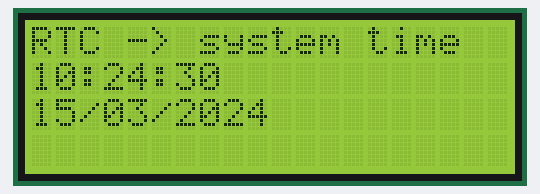
The sketch below on a simulated Arduino Leonardo, built with avr-gcc and run on an emulated ATmega32U4. Shown: 20×4 character LCD. The local clock reads 2024-03-15 10:24:30 at power-on unless the sketch sets it; what the sketch prints to the serial monitor is not drawn.

Above: at 0.2 s.
At 4.3 s:
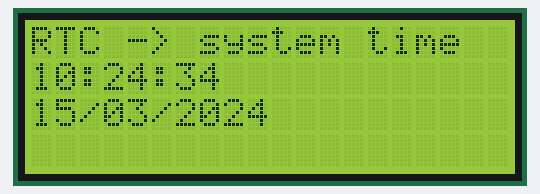
At 11.5 s:
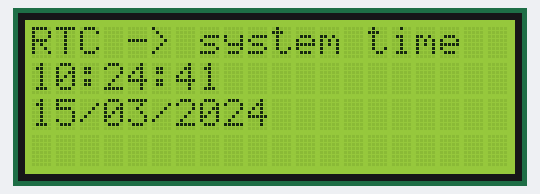
At 18.7 s:
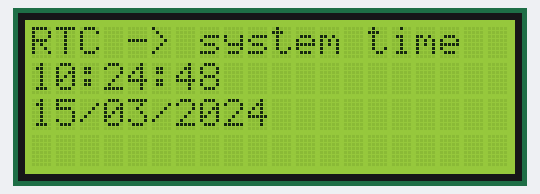
At 28.0 s:
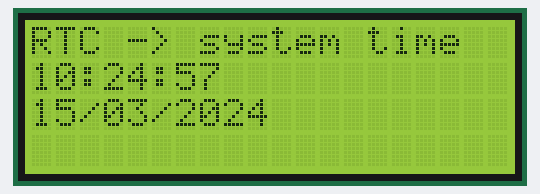
At 38.2 s:
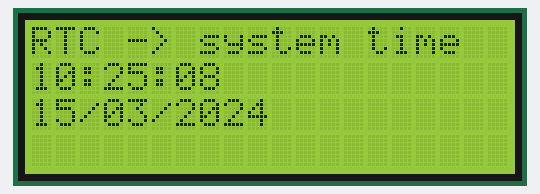

The sketch:

TimeRTCSet-LCD.ino
```cpp
/*
 * TimeRTCSet.pde
 * example code illustrating Time library with Real Time Clock.
 *
 * RTC clock is set in response to serial port time message
 * A Processing example sketch to set the time is included in the download
 * On Linux, you can use "date +T%s > /dev/ttyACM0" (UTC time zone)
 */

#include <TimeLib.h>
#include <Wire.h>
#include <DS1307RTC.h>  // a basic DS1307 library that returns time as a time_t

// Include NewLiquidCrystal Library for I2C
#include <LiquidCrystal_I2C.h>
// LCD variables
const int  en = 2, rw = 1, rs = 0, d4 = 4, d5 = 5, d6 = 6, d7 = 7, bl = 3;
const int i2c_addr = 0x27;  //LCD address 16x02 : 0x27; LCD 20x4 Blue : 0x3F  Green : 0x27
LiquidCrystal_I2C lcd(i2c_addr, en, rw, rs, d4, d5, d6, d7, bl, POSITIVE);

void setup()  {
  Serial.begin(9600);
  lcd.begin(20,4);
  //lcd.begin(16,2);
  while (!Serial) ; // Needed for Leonardo only
  setSyncProvider(RTC.get);   // the function to get the time from the RTC
  if (timeStatus() != timeSet) {
     Serial.println("Unable to sync with the RTC");
     lcd.clear();
     lcd.setCursor(0,0);
     lcd.print("Please set time");
     lcd.setCursor(0,1);
     lcd.print("in serial monitor");
     }
  else {
     Serial.println("RTC has set the system time");
     lcd.clear();
     lcd.setCursor(0,0);
     lcd.print("RTC -> system time");
     }
}

void loop()
{
  if (Serial.available()) {
    time_t t = processSyncMessage();
    if (t != 0) {
      RTC.set(t);   // set the RTC and the system time to the received value
      setTime(t);
    }
  }
  digitalClockDisplay();
  delay(1000);
}

void digitalClockDisplay(){
  // digital clock display of the time
  Serial.print(hour());
  Serial.print(":");
  printDigits(minute());
  Serial.print(":");
  printDigits(second());
  Serial.print(" ");
  printDigits(day());
  Serial.print("/");
  printDigits(month());
  Serial.print("/");
  Serial.print(year());
  Serial.println();
  lcd.setCursor(0,1);
  lcd.print(hour());
  lcd.print(":");
  LCDprintDigits(minute());
  lcd.print(":");
  LCDprintDigits(second());
  lcd.setCursor(0,2);
  LCDprintDigits(day());
  lcd.print("/");
  LCDprintDigits(month());
  lcd.print("/");
  lcd.print(year());
}

void printDigits(int digits){
  // utility function for digital clock display: prints preceding colon and leading 0

  if(digits < 10)
    Serial.print('0');
  Serial.print(digits);
}

void LCDprintDigits(int digits){
  // utility function for digital clock display: prints preceding colon and leading 0

  if(digits < 10)
    lcd.print('0');
  lcd.print(digits);
}
/*  code to process time sync messages from the serial port   */
#define TIME_HEADER  "T"   // Header tag for serial time sync message

unsigned long processSyncMessage() {
  unsigned long pctime = 0L;
  const unsigned long DEFAULT_TIME = 1357041600; // Jan 1 2013

  if(Serial.find(TIME_HEADER)) {
     pctime = Serial.parseInt();
     return pctime;
     if( pctime < DEFAULT_TIME) { // check the value is a valid time (greater than Jan 1 2013)
       pctime = 0L; // return 0 to indicate that the time is not valid
     }
  }
  return pctime;
}
```

Measured:
- what the display in image 0 shows lasts 1.1 s, from 0.1 s to 1.2 s
